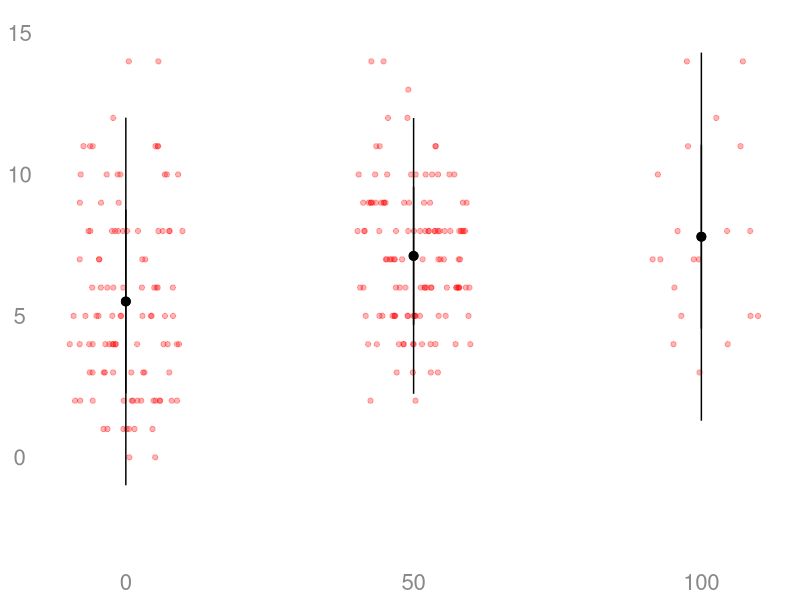
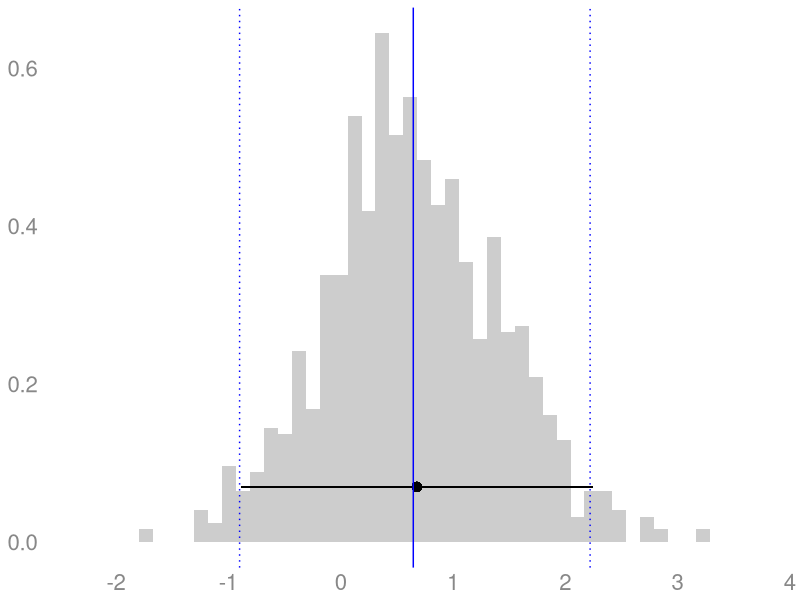
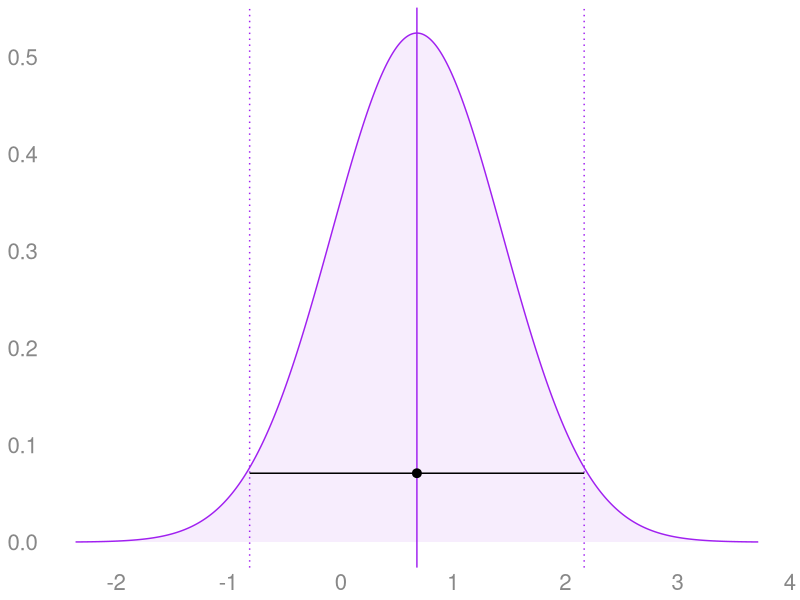
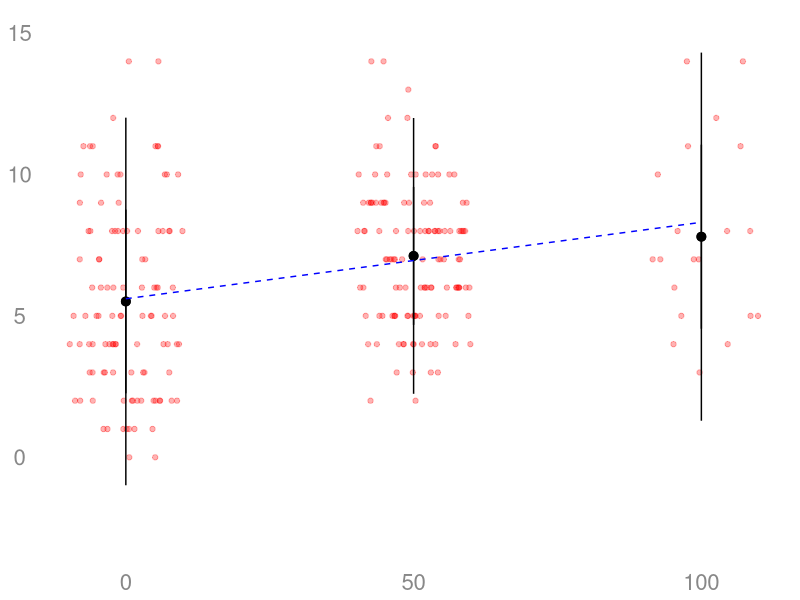
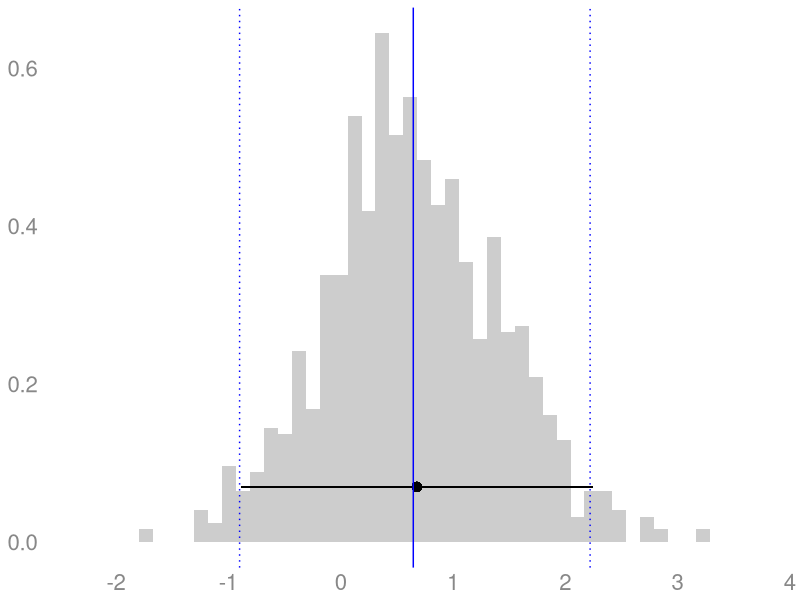
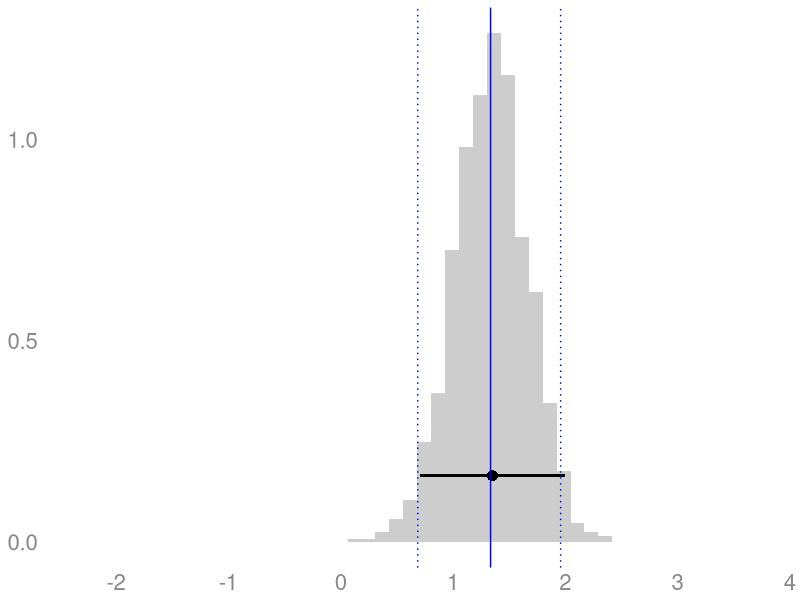
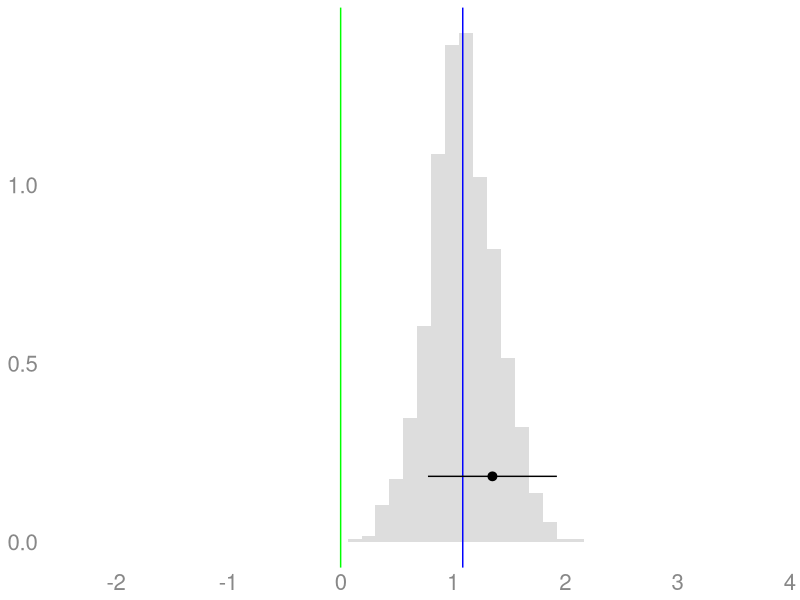
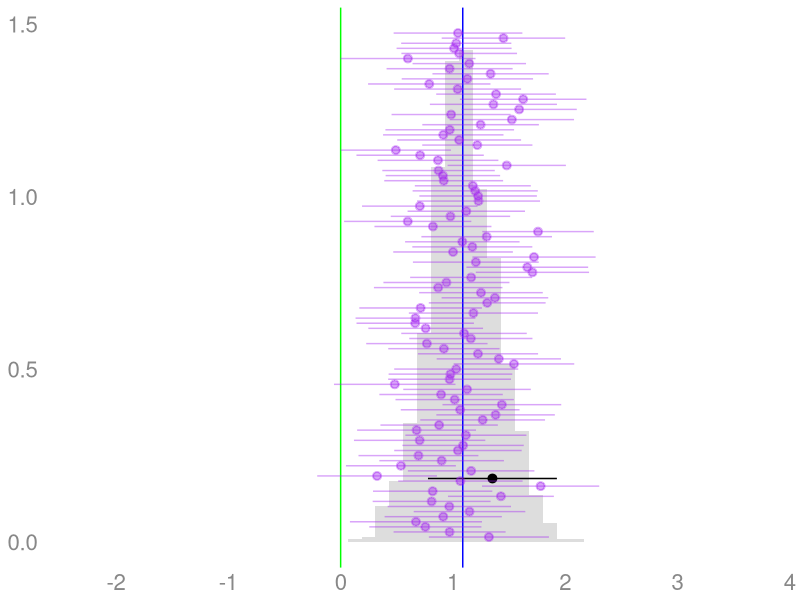

R code for these plots, in order:
## ---- chunk 1
library(purrr)
library(tibble)
library(dplyr)
library(magrittr)
library(stringr)
library(ggplot2)
library(htmltools)
library(kableExtra)
library(scales)

percent = label_percent(accuracy=1)
approx  = function(x,accuracy=.01) { label_number(accuracy=accuracy, scale_cut=cut_short_scale())(x) }
## ---- chunk 2
fontsize = 16
textcolor = "#888888"

class.theme = theme(plot.background = element_rect(fill = "transparent", colour = NA),
        panel.background = element_rect(fill = "transparent", colour = NA),
                    legend.background = element_rect(fill="transparent", colour = NA),
                    legend.box.background = element_rect(fill="transparent", colour = NA),
                    legend.key = element_rect(fill="transparent", colour = NA),
        axis.ticks.x = element_blank(),
        axis.ticks.y = element_blank(),
        axis.text.x  = element_text(colour = textcolor, size=fontsize),
        axis.text.y  = element_text(colour = textcolor, size=fontsize),
        axis.title.x  = element_text(colour = textcolor),
        axis.title.y  = element_text(colour = textcolor, angle=90)
)

theme_set(class.theme)
theme_update(axis.title.x  = element_blank(),
             axis.title.y  = element_blank())
simplified.theme = theme_get()

theme_update(axis.text.x   = element_blank(), 
              axis.text.y   = element_blank())
blank.theme = theme_get()

theme_update(panel.grid.major=element_line(color=rgb(1,0,0,.1,  maxColorValue=1)),
           panel.grid.minor=element_line(color=rgb(0,1,0,.1, maxColorValue=1)))
grid.theme = theme_get()

theme_set(simplified.theme)
## ---- chunk 3
ellipsis <- function(df, nhead=5L, ntail=2) {
    rownames(df) = as.character(1:nrow(df))
    stopifnot("data.frame" %in% class(df))
    els <- rep(NA, ncol(df)) %>% 
        matrix(nrow=1, dimnames=list(NULL, names(df))) %>% 
        data.frame(stringsAsFactors=FALSE) %>% 
        tibble::as_tibble()
    rownames(els) = "⋮"
    dplyr::bind_rows(head(df, nhead), els, tail(df, ntail))
}
## ---- chunk 4
#| out-height: 300px
#| fig-asp: .3 
set.seed(3)

# Sampling 250 employees. Our population is an even mix of ...
#   'blue guys', who go 1/4 days no matter what
#   'green guys', who go more if it's free but --- unlike the ones in our table earlier --- don't care about classes

n=250
is.blue = rbinom(n,1, 1/2)
Yblue   = rbinom(n, 30, 1/4) 
Ygreen0 = rbinom(n, 30, 1/10)
Ygreen50 = rbinom(n, 30, 1/5)

Y0   = ifelse(is.blue, Yblue, Ygreen0)
Y50  = ifelse(is.blue, Yblue, Ygreen50)
Y100 = Y50   ### <--- this tells us we've got no effect.

# Randomizing by rolling two dice. R is their sum
R = sample(c(1:6), size=n, replace=TRUE) + sample(c(1:6), size=n, replace=TRUE)
D = case_match(R, 1:6~0, 7:10~50, 11:12~100)
Y = case_match(D, 0~Y0, 50~Y50, 100~Y100)

# Randomizing by rolling two dice. R is their sum
R = sample(c(1:6), size=n, replace=TRUE) + sample(c(1:6), size=n, replace=TRUE)
D = case_match(R,
  1:6~0,
  7:10~50,
  11:12~100)
Y = case_match(D,
  0~Y0,
  50~Y50,
  100~Y100)

real.data = tibble(D=D, Y=Y)
summaries = tibble(D=D, Y=Y) %>% group_by(D) %>% summarize(mean=mean(Y), sd=sd(Y), n=length(Y))

scatter = ggplot() + geom_point(aes(x=D, y=Y), color="red", data=tibble(D=D,Y=Y),
                                     position=position_jitter(w=10,h=0, seed=0), alpha=.3) +
           geom_pointrange(aes(x=D, y=mean, ymin=mean-2*sd, ymax=mean+2*sd), data=summaries) +
           scale_x_continuous(breaks=c(0,50,100)) + labs(x="D", y="Y") + ylim(-3,15)

model=lm(Y ~ D, data=tibble(D=D, Y=Y))
predictions = tibble(D=c(0,50,100), muhat=predict(model, newdata=data.frame(D=c(0,50,100))))

dif.point.estimate = mean(Y[D==100]) - mean(Y[D==50])
slope.point.estimate = predictions$muhat[3]-predictions$muhat[2]
## ---- chunk 5
boot.distn = function(data, B=1000) { 
  rows = purrr::map(1:B, function(i) {
    data.boot = data[sample(1:nrow(data), replace=TRUE),]
    summaries.boot = data.boot %>% group_by(D) %>% summarize(mean=mean(Y), sd=sd(Y), n=length(Y))
    model = lm(Y ~ D, data=data.boot)
    muhat = predict(model, newdata=data.frame(D=c(0,50,100)))

    tauhat.dif = mean(data.boot$Y[data.boot$D==100]) - mean(data.boot$Y[data.boot$D==50]) 
    tauhat.slope = muhat[3]-muhat[2]
    data.frame(dif=tauhat.dif, slope=tauhat.slope)
  })
  rows %>% bind_rows() 
}
## ---- chunk 6
width = function(samples, center=mean(samples), alpha=.05) {
  covg.dif = function(w) { 
    actual = mean( center - w/2 <= samples & samples <= center + w/2)
    nominal = 1-alpha 
    actual - nominal  
  }
  uniroot(covg.dif, interval=c(0, 2*max(abs(samples-center))))$root
}

distribution.plot = function(boot.samples, point.estimate, w=width(boot.samples), interval.replications=0, point.replications=0) { 
  drange = c(0, dnorm(0, mean=0, sd=sd(boot.samples)))
  p = ggplot(data.frame(samples=boot.samples)) + 
    geom_histogram(aes(x=samples, y=after_stat(density)), alpha=.3, bins=50)  +
    geom_pointrange(aes(y=dnorm(2*sd(samples), mean=0, sd=sd(samples)), 
      x=point.estimate, xmin=point.estimate - w/2, xmax=point.estimate + w/2)) + 
      geom_vline(xintercept=mean(boot.samples), color='blue') + 
      geom_vline(xintercept=quantile(boot.samples, c(.025,.975)), color='blue', linetype='dotted') 
  if(interval.replications > 0) { 
    K = interval.replications
    p = p + geom_pointrange(aes(y=y, x=x, xmin=xmin, xmax=xmax), 
          data=data.frame(y=seq(min(drange), max(drange), length.out=K), 
                  x=boot.samples[1:K], xmin=boot.samples[1:K] - w/2, xmax=boot.samples[1:K] + w/2), color='purple', alpha=.2)
  }
  if(point.replications > 0) { 
    K = point.replications
    p = p + geom_point(aes(y=y, x=x), 
          data=data.frame(y=seq(min(drange), max(drange), length.out=K), 
                  x=boot.samples[1:K], xmin=boot.samples[1:K] - w/2, xmax=boot.samples[1:K] + w/2), color='purple', alpha=.2)
  }
  p
}
## ---- chunk 7
#| out-height: 250px
#| fig-asp: .25
scatter + geom_pointrange(aes(x=D, y=mean, ymin=mean-sd, ymax=mean+sd), summaries) 
## ---- chunk 8
#| out-height: 250px
#| fig.asp: .25
#| layout-ncol: 2 
#| fig-subcap:
#|   - "Bootstrap Estimate of the Sampling Distribution"
#|   - "Normal Estimate of the Sampling Distribution"

point.estimate = dif.point.estimate
se = sqrt( var(Y[D==100])/sum(D==100) + var(Y[D==50])/sum(D==50) )
x = seq(point.estimate-4*se, point.estimate+4*se, length.out=1000)
normal.distribution.plot = ggplot() + 
    geom_area(aes(x=x, y=dnorm(x, mean=point.estimate, sd=se)), color='purple', fill='purple', alpha=.08) +
    geom_vline(aes(xintercept=point.estimate), color='purple', linetype='solid') +
    geom_vline(aes(xintercept=point.estimate + c(-1,1)*1.96*se), color='purple', linetype='dotted') +
    geom_pointrange(aes(y=dnorm(2*se, mean=0, sd=se), x=point.estimate, xmin=point.estimate - 1.96*se, xmax=point.estimate + 1.96*se))

boots = boot.distn(real.data)
limits = c(min(x), max(x))
breaks = floor(min(limits)):ceiling(max(limits))
scale_x = scale_x_continuous(breaks=breaks, limits=limits)
distribution.plot(boots$dif, point.estimate) + scale_x
normal.distribution.plot + scale_x
## ---- chunk 9
#| out-height: 250px
#| fig-asp: .25
scatter + geom_pointrange(aes(x=D, y=mean, ymin=mean-sd, ymax=mean+sd), summaries) +
          geom_line(aes(x=D, y=muhat), color='blue', linetype='dashed', predictions)
## ---- chunk 10
#| out-height: 250px
#| fig.asp: .25
#| layout-ncol: 2 
#| fig-subcap:
#|   - "Difference in Means Bootstrap Sampling Distribution"
#|   - "Fitted-Line-Based Bootstrap Sampling Distribution" 

distribution.plot(boots$dif,   dif.point.estimate) + scale_x
distribution.plot(boots$slope, slope.point.estimate)  + scale_x
## ---- chunk 11

line.based.estimates = purrr::map(1:1000, function(b) {
  n=250
  is.blue = rbinom(n,1, 1/2)
  Yblue   = rbinom(n, 30, 1/4) 
  Ygreen0 = rbinom(n, 30, 1/10)
  Ygreen50 = rbinom(n, 30, 1/5)

  Y0   = ifelse(is.blue, Yblue, Ygreen0)
  Y50  = ifelse(is.blue, Yblue, Ygreen50)
  Y100 = Y50   ### <--- this tells us we've got no effect.

  # Randomizing by rolling two dice. R is their sum
  R = sample(c(1:6), size=n, replace=TRUE) + sample(c(1:6), size=n, replace=TRUE)
  D = case_match(R, 1:6~0, 7:10~50, 11:12~100)
  Y  = case_match(D, 0~Y0, 50~Y50, 100~Y100)

  model=lm(Y ~ D, data=tibble(D=D, Y=Y))
  mu.hat = predict(model, newdata=data.frame(D=c(0,50,100)))
  data.frame(estimate =  mu.hat[3]-mu.hat[2], se = sqrt(vcov(model)[2,2])*50)
}) %>% bind_rows()

## ---- chunk 12
#| out-height: 400px
#| fig-asp: .4
#| 
line.based.estimates$i = 1:nrow(line.based.estimates)
slope.se = sqrt(vcov(model)[2,2])*50
line.sampling.dist = ggplot() + 
  geom_histogram(aes(x=estimate, y=after_stat(density)), bins=50, alpha=.2, data=line.based.estimates) + 
  geom_vline(aes(xintercept=mean(estimate)), color='blue', data=line.based.estimates) +
  geom_pointrange(aes(x=slope.point.estimate, y=dnorm(2*slope.se, mean=0, sd=slope.se), 
                      xmin=slope.point.estimate - 1.96*slope.se, 
                      xmax=slope.point.estimate + 1.96*slope.se)) + 
                      geom_vline(aes(xintercept=0), color='green') + scale_x 
line.sampling.dist
## ---- chunk 13
#| out-height: 400px
#| fig-asp: .4
#| 
covers =  abs(line.based.estimates$estimate) <= 1.96*line.based.estimates$se 
line.sampling.dist + geom_pointrange(aes(x=estimate, y=(8*i/100)*dnorm(2*slope.se, mean=0, sd=slope.se), 
                      xmin=estimate - 1.96*se, 
                      xmax=estimate + 1.96*se), data=line.based.estimates[1:100,], color='purple', alpha=.4) 
## ---- chunk 14
#| out-height: 400px
#| fig-asp: .4

dicepmf = (1/36) * c((1:7)-1, 13-(8:12))
px = c(sum(dicepmf[1:6]), sum(dicepmf[7:10]), sum(dicepmf[11:12]))
mu = (1/2)*(30/4) + (1/2)*c(30/10, 30/5, 30/5)
model.pop = lm(Y~D, data=tibble(D=c(0,50,100), Y=mu), weights=px)
mutilde = predict(model.pop, newdata=tibble(D=c(0,50,100)))
pop.summary = 50*coef(model.pop)[2]

covers =  abs(line.based.estimates$estimate-pop.summary) <= 1.96*line.based.estimates$se 
line.sampling.dist + geom_pointrange(aes(x=estimate, y=(8*i/100)*dnorm(2*slope.se, mean=0, sd=slope.se), 
                      xmin=estimate - 1.96*se, 
                      xmax=estimate + 1.96*se), data=line.based.estimates[1:100,], color='purple', alpha=.4) + 
                      geom_vline(aes(xintercept=pop.summary), color='red') +
                      scale_x 
## ---- chunk 15
#| out-height: 400px
#| fig-asp: .4

pop.predictions = tibble(D=c(0,50,100), mu=mutilde) 
pop.summaries = tibble(D=c(0,50,100), mu=mu)
scatter + geom_pointrange(aes(x=D, y=mean, ymin=mean-sd, ymax=mean+sd), summaries) +
          geom_line(aes(x=D, y=muhat), color='blue', linetype='dashed', predictions) +
          geom_line(aes(x=D, y=mutilde), color='red', linetype='dashed',  pop.predictions) + 
          geom_point(aes(x=D, y=mu), color='green', size=3, data=pop.summaries) +
          geom_line(aes(x=D, y=mu), color='green', data=pop.summaries) + coord_cartesian(ylim=c(2,10))

## ---- chunk 16
#| out-height: 250px
#| fig-asp: .25

pop.predictions = tibble(D=c(0,50,100), mu=mu) 
scatter + geom_pointrange(aes(x=D, y=mean, ymin=mean-sd, ymax=mean+sd), summaries) +
          geom_line(aes(x=D, y=muhat), color='blue', linetype='dashed', predictions) +
          geom_line(aes(x=D, y=mu), color='red', linetype='dashed',  pop.predictions)

## ---- chunk 17
#| out-height: 400px
#| fig-asp: .4

line.sampling.dist + geom_pointrange(aes(x=estimate, y=(8*i/100)*dnorm(2*slope.se, mean=0, sd=slope.se), 
                      xmin=estimate - 1.96*se, 
                      xmax=estimate + 1.96*se), data=line.based.estimates[1:100,], color='purple', alpha=.4) + 
                      geom_vline(aes(xintercept=pop.summary), color='red') +
                      scale_x 
## ---- chunk 18

sampling.dist = function(n) { 
  purrr::map(1:1000, function(b) {
  is.blue = rbinom(n,1, 1/2)
  Yblue   = rbinom(n, 30, 1/4) 
  Ygreen0 = rbinom(n, 30, 1/10)
  Ygreen50 = rbinom(n, 30, 1/5)

  Y0   = ifelse(is.blue, Yblue, Ygreen0)
  Y50  = ifelse(is.blue, Yblue, Ygreen50)
  Y100 = Y50   ### <--- this tells us we've got no effect.

  # Randomizing by rolling two dice. R is their sum
  R = sample(c(1:6), size=n, replace=TRUE) + sample(c(1:6), size=n, replace=TRUE)
  D = case_match(R, 1:6~0, 7:10~50, 11:12~100)
  Y  = case_match(D, 0~Y0, 50~Y50, 100~Y100)

  model = lm(Y~D)
  mu.hat = predict(model, newdata=data.frame(D=c(0,50,100)))
  rbind(data.frame(estimate =  mu.hat[3]-mu.hat[2], se = sqrt(vcov(model)[2,2])*50, type='line'),
        data.frame(estimate = mean(Y[D==100])-mean(Y[D==50]), se = sqrt(var(Y[D==100])/sum(D==100) + var(Y[D==50])/sum(D==50)), type='dif'))
}) %>% bind_rows()
}

bootstrap.sampling.dist.plot = function(estimates) { 
  drange = c(0, dnorm(0, mean=0, sd=sd(estimates$estimate, na.rm=TRUE)))
  ggplot() + 
    geom_histogram(aes(x=estimate, y=after_stat(density)), bins=50, alpha=.2, data=estimates) + 
    geom_vline(aes(xintercept=mean(estimate)), color='blue', data=estimates) +
    geom_pointrange(aes(x=estimate, y=dnorm(2*se, mean=0, sd=se), 
                        xmin=estimate - 1.96*se, 
                        xmax=estimate + 1.96*se), 
                        data=estimates[1,]) +
    geom_pointrange(aes(y=seq(min(drange), max(drange), length.out=99), x=estimate, 
                        xmin=estimate - 1.96*se, 
                        xmax=estimate + 1.96*se), 
                        data=estimates[2:100,], alpha=.1, color='purple') +        
    geom_vline(aes(xintercept=0), color='green') + geom_vline(aes(xintercept=pop.summary), color='red') 
}
## ---- chunk 19
#| layout-nrow: 3
#| layout-ncol: 2 
#| out-height: 250px
#| fig-asp: .25
set.seed(10)

limits = c(-5,5)
breaks = floor(min(limits)):ceiling(max(limits))
scale_x = scale_x_continuous(breaks=breaks, limits=limits) 
estimates = sampling.dist(50)
bootstrap.sampling.dist.plot(estimates[estimates$type=='dif',]) + scale_x
bootstrap.sampling.dist.plot(estimates[estimates$type=='line',]) + scale_x
estimates50 = estimates
estimates50$n = 50

estimates = sampling.dist(100)
bootstrap.sampling.dist.plot(estimates[estimates$type=='dif',]) + scale_x
bootstrap.sampling.dist.plot(estimates[estimates$type=='line',]) + scale_x
estimates100 = estimates
estimates100$n = 100

estimates = sampling.dist(200)
bootstrap.sampling.dist.plot(estimates[estimates$type=='dif',]) + scale_x
bootstrap.sampling.dist.plot(estimates[estimates$type=='line',]) + scale_x
estimates200 = estimates
estimates200$n = 200
## ---- chunk 20
estimates = rbind(estimates50, estimates100, estimates200)
covg = estimates %>% group_by(n,type) %>% summarize(coverage = mean(abs(estimate) <= 1.96*se, na.rm=T))

ggplot(covg) + geom_line(aes(x=n, y=coverage, color=type)) + geom_point(aes(x=n, y=coverage, color=type))  + 
    scale_y_continuous(limits=c(0,1), breaks=seq(0,1,by=.05)) + labs(y='Coverage', x='Sample Size') +
    geom_hline(aes(yintercept=.95), color='black', linetype='dashed') 
